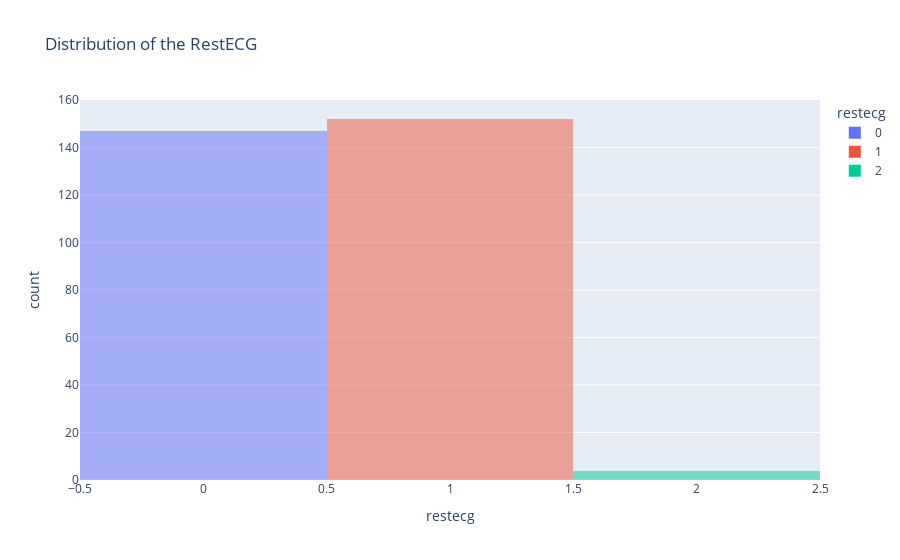

Notebook code cell kept with this figure:
### Code cell
fig = px.histogram(data, x='restecg',
                   color = 'restecg',
                   title='Distribution of the RestECG',
                   barmode='overlay')
fig.show()

### Figure 1 — Plotly figure (JSON) as saved in the notebook; plotly's stock layout.template omitted (floating-point values rounded to 4 significant figures; data arrays with more than 128 entries replaced by an {"elided": "..."} marker saying what was removed)
{"data": [{"alignmentgroup": "True", "bingroup": "x", "hovertemplate": "restecg=%{x}<br>count=%{y}<extra></extra>", "legendgroup": "0", "marker": {"color": "#636efa", "opacity": 0.5, "pattern": {"shape": ""}}, "name": "0", "offsetgroup": "0", "orientation": "v", "showlegend": true, "type": "histogram", "x": {"elided": "147 int values"}, "xaxis": "x", "yaxis": "y"}, {"alignmentgroup": "True", "bingroup": "x", "hovertemplate": "restecg=%{x}<br>count=%{y}<extra></extra>", "legendgroup": "1", "marker": {"color": "#EF553B", "opacity": 0.5, "pattern": {"shape": ""}}, "name": "1", "offsetgroup": "1", "orientation": "v", "showlegend": true, "type": "histogram", "x": {"elided": "152 int values"}, "xaxis": "x", "yaxis": "y"}, {"alignmentgroup": "True", "bingroup": "x", "hovertemplate": "restecg=%{x}<br>count=%{y}<extra></extra>", "legendgroup": "2", "marker": {"color": "#00cc96", "opacity": 0.5, "pattern": {"shape": ""}}, "name": "2", "offsetgroup": "2", "orientation": "v", "showlegend": true, "type": "histogram", "x": [2, 2, 2, 2], "xaxis": "x", "yaxis": "y"}], "layout": {"barmode": "overlay", "legend": {"title": {"text": "restecg"}, "tracegroupgap": 0}, "title": {"text": "Distribution of the RestECG"}, "xaxis": {"anchor": "y", "categoryarray": [0, 1, 2], "categoryorder": "array", "domain": [0, 1], "title": {"text": "restecg"}}, "yaxis": {"anchor": "x", "domain": [0, 1], "title": {"text": "count"}}}}
